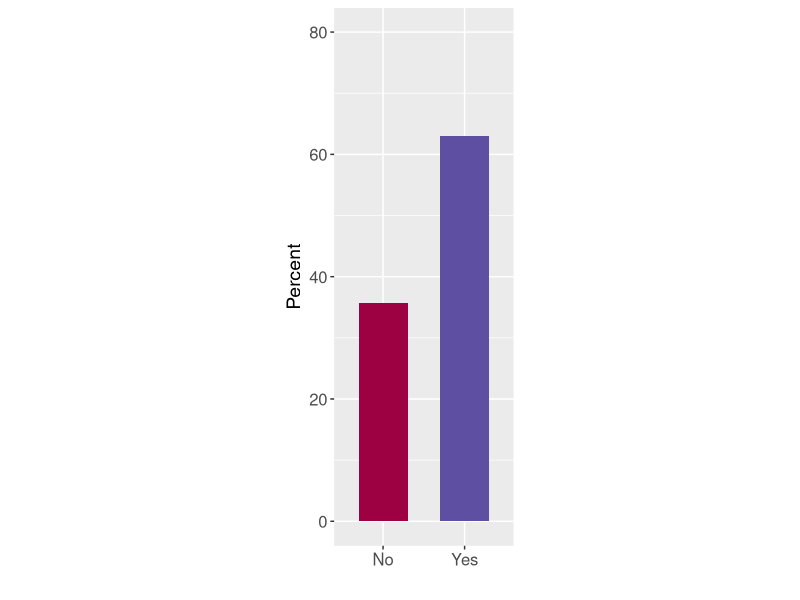

This figure's R source:
library('stringr')
library(ggplot2)
library(RColorBrewer)

wd <- setwd('/Users/julia_wagemann/Documents/github/survey_analysis/')

formats <- c("Yes",
             "No"
)

perc <- c(63.0,35.7)
data_use_sums <- data.frame(as.factor(formats), perc)

data_use_sums$as.factor.formats. <- factor(data_use_sums$as.factor.formats., levels=data_use_sums$as.factor.formats.[order(data_use_sums$perc)])

colourCount = length(unique(data_use_sums$perc))
getPalette = colorRampPalette(brewer.pal(11, "Spectral"))

ggplot(data_use_sums, aes(y=perc, x=as.factor.formats.,fill=as.factor.formats., ymin=0)) + 
  geom_bar(stat="identity",width=0.6) +
  labs(x="", y="Percent") +
  scale_fill_manual(values=getPalette(colourCount)) +
  ylim(0,80) +
  theme(legend.position="none", aspect.ratio = 3/1,
        axis.text=element_text(size=12),
        legend.text = element_text(size=12),
        strip.text.x=element_text(size=12),
        axis.title = element_text(size=14)) +
  scale_x_discrete(labels = function(x) str_wrap(x, width = 10))
